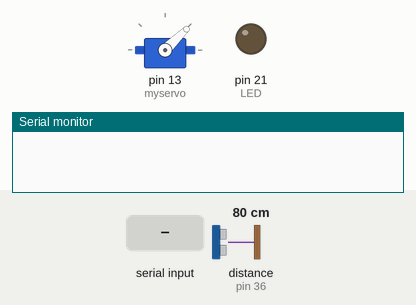
Simulated run of this sketch. Board: Arduino Mega 2560, built with avr-gcc and run on an emulated ATmega2560. On the bench: servo, output pins drawn as LEDs (lit = HIGH), the last lines printed to the serial monitor. The inputs (shaded band) are chosen by the test bench; at power-on: distance to the obstacle (sensor on pin 36) 80 cm. The echo pulse lasts 58.3 µs per cm; pins used as bus, display or sensor lines are not drawn.

Above: at 1.2 s.
1.3 s: "1" received over the second serial link
At 1.45 s:
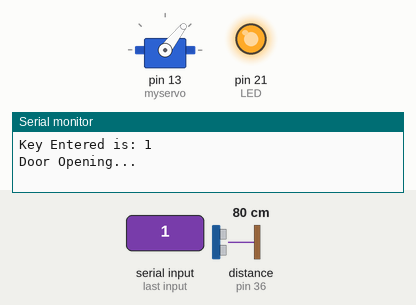
At 2.5 s:
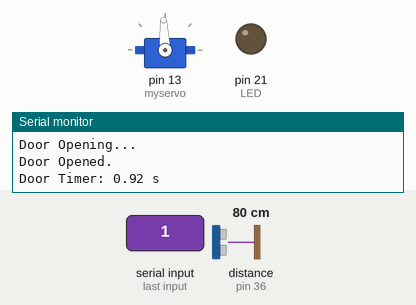
3.7 s: "3" received over the second serial link
Timing chart, 0 to 6.7 s (numbered marks = the images above; inputs shaded):
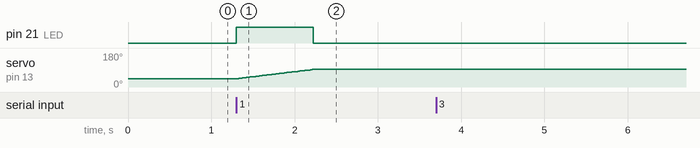

The sketch:

Parking_Door.ino
```cpp
#include <SoftwareSerial.h>
#include <Servo.h>

SoftwareSerial mySerial(10, 11); // RX, TX
Servo myservo;

#define LED 21
#define TrigPin 38
#define EchoPin 36

void setup(){
  mySerial.begin(9600);
  Serial.begin(9600);

  myservo.attach(13);
  myservo.writeMicroseconds(1000);

  pinMode(TrigPin, OUTPUT);
  pinMode(EchoPin, INPUT);

  pinMode(LED, OUTPUT);
  digitalWrite(LED, LOW);
}

long openedTime = -1;
const int maxOpenTime = 10000; // 10 seconds

void loop(){
  if (mySerial.available()) {
    char inByte = mySerial.read();
    Serial.print("Key Entered is: ");
    Serial.println(inByte);

    if(openedTime < 0 && inByte == '1'){
      openDoor(0);

    } else if(openedTime > 0 && inByte == '3'){
      if(checkDist())
        closeDoor();
    }
  }

  if(openedTime > 0 && millis() - openedTime >= maxOpenTime){
      if(checkDist())
        closeDoor();
  }

  if(openedTime > 0){
      Serial.print("Door Timer: ");
      Serial.print((millis() - openedTime)/1000.0);
      Serial.println(" s");
      delay(500);
  }
}

const int dangerDist = 100; //1 meter distance

bool checkDist(){
   long dist = calDist();

   if(dist <= dangerDist){
      Serial.println("There is a Car Blocking the Door!");
      return false;
   }

   return true;
}

int calDist(){
   digitalWrite(TrigPin, LOW);
   delayMicroseconds(2);

   digitalWrite(TrigPin, HIGH);
   delayMicroseconds(10);

   digitalWrite(TrigPin, LOW);

   long duration = pulseIn(EchoPin, HIGH);
   long dist = duration / 29 / 2;

   Serial.print(dist);
   Serial.println(" cm");

   return dist;
}

void openDoor(int startAngle){
  Serial.println("Door Opening...");
  openedTime = millis();
  digitalWrite(LED, HIGH);

  for (int p = startAngle; p <= 90; p += 1) {
    int deg = map(p, 0, 180, 1000, 2000);
    myservo.writeMicroseconds(deg);
    delay(10);
  }

  digitalWrite(LED, LOW);
  Serial.println("Door Opened.");
}

void closeDoor(){
  Serial.println("Door Closing...");
  openedTime = -1;
  digitalWrite(LED, HIGH);

  for (int p = 90; p >= 0; p -= 2) {
    if(!checkDist()){
      openDoor(p);
      return;
    }

    int deg = map(p, 0, 180, 1000, 2000);
    myservo.writeMicroseconds(deg);
    delay(10);
  }

  digitalWrite(LED, LOW);
  Serial.println("Door Closed.");
}
```

Measured:
- after the input at 1.3 s, pin 21 (LED): LOW → HIGH at once, → LOW 0.92 s later; servo on pin 13 (myservo): moves from 44° to 93° over 0.90 s, starting at once
